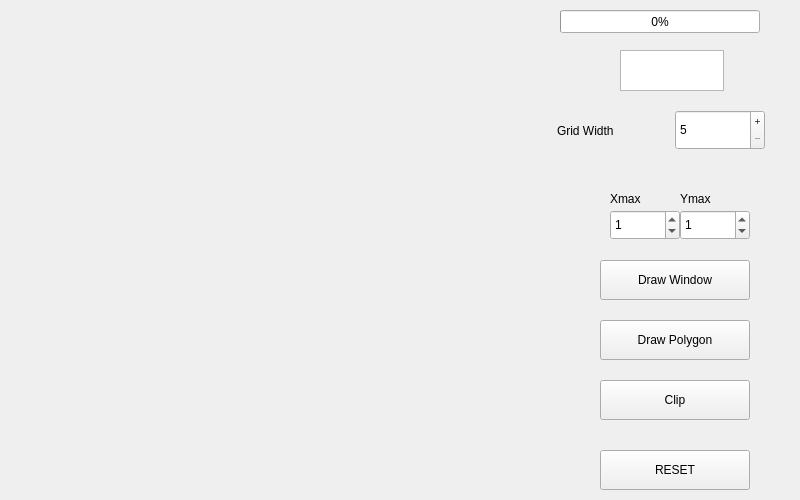
<?xml version="1.0" encoding="UTF-8"?>
<ui version="4.0">
 <class>PolygonClipMainWidget</class>
 <widget class="QWidget" name="PolygonClipMainWidget">
  <property name="geometry">
   <rect>
    <x>0</x>
    <y>0</y>
    <width>800</width>
    <height>500</height>
   </rect>
  </property>
  <property name="windowTitle">
   <string>Form</string>
  </property>
  <widget class="QLabel" name="label">
   <property name="geometry">
    <rect>
     <x>557</x>
     <y>120</y>
     <width>101</width>
     <height>21</height>
    </rect>
   </property>
   <property name="text">
    <string>Grid Width</string>
   </property>
  </widget>
  <widget class="QPushButton" name="drawPolygonButton">
   <property name="geometry">
    <rect>
     <x>600</x>
     <y>260</y>
     <width>150</width>
     <height>40</height>
    </rect>
   </property>
   <property name="cursor">
    <cursorShape>PointingHandCursor</cursorShape>
   </property>
   <property name="text">
    <string>Draw Window</string>
   </property>
  </widget>
  <widget class="PolygonClipGraphWidget" name="widget" native="true">
   <property name="geometry">
    <rect>
     <x>20</x>
     <y>10</y>
     <width>479</width>
     <height>479</height>
    </rect>
   </property>
  </widget>
  <widget class="QSpinBox" name="spinBox">
   <property name="geometry">
    <rect>
     <x>610</x>
     <y>210</y>
     <width>70</width>
     <height>30</height>
    </rect>
   </property>
   <property name="minimum">
    <number>-99</number>
   </property>
   <property name="value">
    <number>1</number>
   </property>
  </widget>
  <widget class="QTextEdit" name="timeDisplay">
   <property name="geometry">
    <rect>
     <x>620</x>
     <y>50</y>
     <width>104</width>
     <height>41</height>
    </rect>
   </property>
   <property name="font">
    <font>
     <weight>75</weight>
     <bold>true</bold>
    </font>
   </property>
   <property name="cursor" stdset="0">
    <cursorShape>ForbiddenCursor</cursorShape>
   </property>
   <property name="mouseTracking">
    <bool>false</bool>
   </property>
   <property name="verticalScrollBarPolicy">
    <enum>Qt::ScrollBarAlwaysOff</enum>
   </property>
   <property name="horizontalScrollBarPolicy">
    <enum>Qt::ScrollBarAlwaysOff</enum>
   </property>
   <property name="readOnly">
    <bool>true</bool>
   </property>
  </widget>
  <widget class="QPushButton" name="drawButton">
   <property name="geometry">
    <rect>
     <x>600</x>
     <y>380</y>
     <width>150</width>
     <height>40</height>
    </rect>
   </property>
   <property name="cursor">
    <cursorShape>PointingHandCursor</cursorShape>
   </property>
   <property name="text">
    <string>Clip</string>
   </property>
  </widget>
  <widget class="QSpinBox" name="spinBox_2">
   <property name="geometry">
    <rect>
     <x>680</x>
     <y>210</y>
     <width>70</width>
     <height>30</height>
    </rect>
   </property>
   <property name="minimum">
    <number>-99</number>
   </property>
   <property name="value">
    <number>1</number>
   </property>
  </widget>
  <widget class="QSpinBox" name="gridWidth">
   <property name="geometry">
    <rect>
     <x>675</x>
     <y>110</y>
     <width>90</width>
     <height>40</height>
    </rect>
   </property>
   <property name="buttonSymbols">
    <enum>QAbstractSpinBox::PlusMinus</enum>
   </property>
   <property name="minimum">
    <number>5</number>
   </property>
   <property name="maximum">
    <number>25</number>
   </property>
  </widget>
  <widget class="QPushButton" name="resetButton">
   <property name="geometry">
    <rect>
     <x>600</x>
     <y>450</y>
     <width>150</width>
     <height>40</height>
    </rect>
   </property>
   <property name="cursor">
    <cursorShape>PointingHandCursor</cursorShape>
   </property>
   <property name="text">
    <string>RESET</string>
   </property>
  </widget>
  <widget class="QLabel" name="label_2">
   <property name="geometry">
    <rect>
     <x>610</x>
     <y>190</y>
     <width>67</width>
     <height>17</height>
    </rect>
   </property>
   <property name="text">
    <string>Xmax</string>
   </property>
  </widget>
  <widget class="QLabel" name="label_3">
   <property name="geometry">
    <rect>
     <x>680</x>
     <y>190</y>
     <width>67</width>
     <height>17</height>
    </rect>
   </property>
   <property name="text">
    <string>Ymax</string>
   </property>
  </widget>
  <widget class="QProgressBar" name="progressBar">
   <property name="geometry">
    <rect>
     <x>560</x>
     <y>10</y>
     <width>200</width>
     <height>23</height>
    </rect>
   </property>
   <property name="value">
    <number>0</number>
   </property>
  </widget>
  <widget class="QPushButton" name="drawArtifactButton">
   <property name="geometry">
    <rect>
     <x>600</x>
     <y>320</y>
     <width>150</width>
     <height>40</height>
    </rect>
   </property>
   <property name="cursor">
    <cursorShape>PointingHandCursor</cursorShape>
   </property>
   <property name="text">
    <string>Draw Polygon</string>
   </property>
  </widget>
 </widget>
 <customwidgets>
  <customwidget>
   <class>PolygonClipGraphWidget</class>
   <extends>QWidget</extends>
   <header>polygons/polygonclipgraphwidget.h</header>
   <container>1</container>
  </customwidget>
 </customwidgets>
 <resources/>
 <connections/>
</ui>
